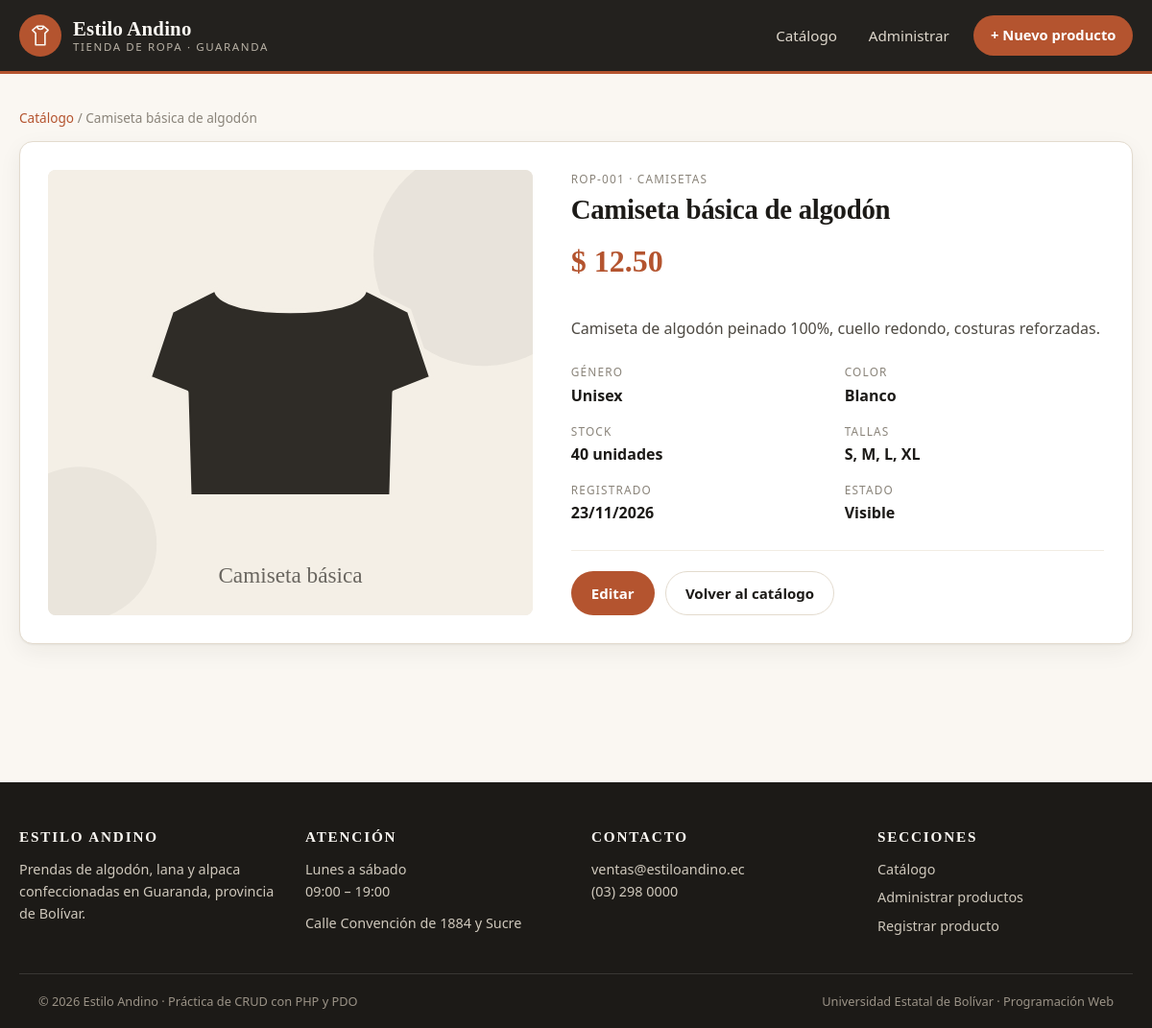
Page /tienda-ropa-MVC/index.php?accion=ver&id=1 on the committed database.
### tables this page shows
CREATE TABLE producto (
    id_producto     INT UNSIGNED  NOT NULL AUTO_INCREMENT,
    codigo          VARCHAR(15)   NOT NULL,       
    nombre          VARCHAR(100)  NOT NULL,
    descripcion     VARCHAR(400)  NULL,
    precio          DECIMAL(8,2)  NOT NULL,
    stock           INT UNSIGNED  NOT NULL DEFAULT 0,
    color           VARCHAR(30)   NULL,
    genero          ENUM('Hombre','Mujer','Unisex','Niño') NOT NULL DEFAULT 'Unisex',
    imagen          VARCHAR(120)  NULL,           
    activo          TINYINT(1)    NOT NULL DEFAULT 1,
    fecha_registro  TIMESTAMP     NOT NULL DEFAULT CURRENT_TIMESTAMP,
    id_categoria    INT UNSIGNED  NOT NULL,
    CONSTRAINT pk_producto PRIMARY KEY (id_producto),
    CONSTRAINT uq_producto_codigo UNIQUE (codigo),
    CONSTRAINT fk_producto_categoria
        FOREIGN KEY (id_categoria) REFERENCES categoria (id_categoria)
        ON UPDATE CASCADE ON DELETE RESTRICT,
    CONSTRAINT ck_producto_precio CHECK (precio > 0),
    INDEX idx_producto_nombre (nombre)
);

CREATE TABLE categoria (
    id_categoria INT UNSIGNED NOT NULL AUTO_INCREMENT,
    nombre       VARCHAR(50)  NOT NULL,
    descripcion  VARCHAR(150) NULL,
    CONSTRAINT pk_categoria PRIMARY KEY (id_categoria),
    CONSTRAINT uq_categoria_nombre UNIQUE (nombre)
);

### tienda-ropa-MVC/controlador/ProductoControlador.php (called while the page is built, shortened)
<?php
class ProductoControlador
{
    private ProductoModelo $productos;
    private CatalogoModelo $catalogo;
    public function __construct(PDO $pdo)
    {
        $this->productos = new ProductoModelo($pdo);
        $this->catalogo  = new CatalogoModelo($pdo);
    }
    public function manejar(string $accion): void
    {
        match ($accion) {
            'catalogo'   => $this->catalogo(),
            'panel'      => $this->panel(),
            'nuevo'      => $this->nuevo(),
            'editar'     => $this->editar(),
            'guardar'    => $this->guardar(),
            'actualizar' => $this->actualizar(),
            'eliminar'   => $this->eliminar(),
            'ver'        => $this->ver(),
            default      => $this->catalogo(),
        };
    }
    private function ver(): void
    {
        $id       = (int) ($_GET['id'] ?? 0);
        $producto = $this->productos->obtener($id);
        $this->render('detalle', [
            'titulo'   => $producto['nombre'],
            'producto' => $producto,
            'tallas'   => $this->catalogo->tallas(),
            'elegidas' => $this->productos->tallasDe($id),
        ]);
    }
    private function render(string $vista, array $datos = []): void
    {
        extract($datos, EXTR_SKIP);
        require __DIR__ . '/../vistas/encabezado.php';
        require __DIR__ . '/../vistas/' . $vista . '.php';
        require __DIR__ . '/../vistas/pie.php';
    }
}

### tienda-ropa-MVC/index.php (called while the page is built, shortened)
<?php
require_once __DIR__ . '/config/conexion.php';
require_once __DIR__ . '/config/utilidades.php';
require_once __DIR__ . '/modelo/ProductoModelo.php';
require_once __DIR__ . '/controlador/ProductoControlador.php';
$pdo         = obtenerConexion();
$controlador = new ProductoControlador($pdo);
$accion = (string) ($_GET['accion'] ?? 'catalogo');
$controlador->manejar($accion);

### tienda-ropa-MVC/modelo/ProductoModelo.php (called while the page is built, shortened)
<?php
class ProductoModelo
{
    private PDO $pdo;
    public function __construct(PDO $pdo)
    {
        $this->pdo = $pdo;
    }
    public function obtener(int $id): ?array
    {
        $sql = 'SELECT p.*, c.nombre AS categoria
                FROM producto p
                INNER JOIN categoria c ON c.id_categoria = p.id_categoria
                WHERE p.id_producto = :id
                LIMIT 1';
        try {
            $sentencia = $this->pdo->prepare($sql);
            $sentencia->bindValue(':id', $id, PDO::PARAM_INT);
            $sentencia->execute();
            $fila = $sentencia->fetch();
            return $fila === false ? null : $fila;
        } catch (PDOException $e) {
            error_log('[ProductoModelo::obtener] ' . $e->getMessage());
            return null;
        }
    }
}

### tienda-ropa-MVC/config/utilidades.php (called while the page is built, shortened)
<?php
function e(?string $texto): string
{
    return htmlspecialchars((string) $texto, ENT_QUOTES, 'UTF-8');
}
function precio(float|string $valor): string
{
    return '$ ' . number_format((float) $valor, 2, '.', ',');
}
function rutaImagen(?string $archivo): string
{
    $archivo = trim((string) $archivo);
    if ($archivo !== '' && file_exists(__DIR__ . '/../img/' . $archivo)) {
        return 'img/' . $archivo;
    }
    return 'img/sin-imagen.svg';
}

### tienda-ropa-MVC/modelo/CatalogoModelo.php (called while the page is built, shortened)
<?php
class CatalogoModelo
{
    private PDO $pdo;
    public function __construct(PDO $pdo)
    {
        $this->pdo = $pdo;
    }
    public function tallas(): array
    {
        try {
            return $this->pdo
                ->query('SELECT id_talla, etiqueta FROM talla ORDER BY id_talla')
                ->fetchAll();
        } catch (PDOException $e) {
            error_log('[CatalogoModelo::tallas] ' . $e->getMessage());
            return [];
        }
    }
}

### tienda-ropa-MVC/vistas/detalle.php (the view)
<?php
$etiquetas = [];
foreach ($tallas as $t) {
    if (in_array((int) $t['id_talla'], $elegidas, true)) {
        $etiquetas[] = $t['etiqueta'];
    }
}
?>
<section class="seccion">
    <nav class="migas">
        <a href="index.php?accion=catalogo">Catálogo</a> / <span><?= e($producto['nombre']) ?></span>
    </nav>
    <div class="ficha">
        <div class="ficha__imagen">
            <img src="<?= e(rutaImagen($producto['imagen'])) ?>" alt="<?= e($producto['nombre']) ?>">
        </div>
        <div class="ficha__datos">
            <p class="tarjeta__codigo"><?= e($producto['codigo']) ?> &middot; <?= e($producto['categoria']) ?></p>
            <h2><?= e($producto['nombre']) ?></h2>
            <p class="precio precio--grande"><?= precio($producto['precio']) ?></p>
            <p class="ficha__texto"><?= e($producto['descripcion']) ?></p>
            <dl class="datos">
                <div><dt>Género</dt><dd><?= e($producto['genero']) ?></dd></div>
                <div><dt>Color</dt><dd><?= e($producto['color'] ?: '—') ?></dd></div>
                <div><dt>Stock</dt><dd><?= (int) $producto['stock'] ?> unidades</dd></div>
                <div><dt>Tallas</dt><dd><?= $etiquetas === [] ? '—' : e(implode(', ', $etiquetas)) ?></dd></div>
                <div><dt>Registrado</dt><dd><?= e(date('d/m/Y', strtotime((string) $producto['fecha_registro']))) ?></dd></div>
                <div><dt>Estado</dt><dd><?= (int) $producto['activo'] === 1 ? 'Visible' : 'Oculto' ?></dd></div>
            </dl>
            <div class="formulario__acciones">
                <a class="boton boton--principal" href="index.php?accion=editar&id=<?= (int) $producto['id_producto'] ?>">Editar</a>
                <a class="boton boton--linea" href="index.php?accion=catalogo">Volver al catálogo</a>
            </div>
        </div>
    </div>
</section>

### tienda-ropa-MVC/css/estilos.css (style rules this page uses)
:root { --tinta: #1c1a17; --tinta-suave: #4d4942; --gris: #8a847a; --papel: #faf7f2; --papel-2: #f2ece3; --blanco: #ffffff; --linea: #e3dbce; --terracota: #b4542f; --terracota-os: #953f1f; --ocre: #c08b2a; --verde: #3f6b4a; --rojo: #a62f2f; --radio: 14px; --radio-chico: 8px; --sombra: 0 1px 2px rgba(28,26,23,.05), 0 8px 24px rgba(28,26,23,.06); --sombra-alta: 0 12px 32px rgba(28,26,23,.14); --ancho: 1180px; --transicion: .18s ease; --fuente-titulo: "Iowan Old Style", "Palatino Linotype", Palatino, Georgia, serif; --fuente-texto: system-ui, -apple-system, "Segoe UI", Roboto, "Helvetica Neue", Arial, sans-serif; }
*, *::before, *::after { box-sizing: border-box; }
body { margin: 0; font-family: var(--fuente-texto); font-size: 16px; line-height: 1.6; color: var(--tinta); background: var(--papel); -webkit-font-smoothing: antialiased; }
h1, h2, h3, h4 { font-family: var(--fuente-titulo); font-weight: 600; line-height: 1.2; margin: 0 0 .4em; letter-spacing: -.01em; }
h2 { font-size: clamp(1.5rem, 2.4vw, 2rem); }
p { margin: 0 0 1em; }
a { color: var(--terracota); text-decoration: none; }
img { max-width: 100%; display: block; }
.seccion { margin-bottom: 3rem; }
.migas { font-size: .85rem; color: var(--gris); margin-bottom: .8rem; }
.boton { display: inline-flex; align-items: center; justify-content: center; gap: .4rem; font-family: inherit; font-size: .94rem; font-weight: 600; padding: .62rem 1.25rem; border: 1px solid transparent; border-radius: 999px; cursor: pointer; transition: var(--transicion); white-space: nowrap; }
.boton--principal { background: var(--terracota); color: var(--blanco); }
.boton--linea { background: transparent; color: var(--tinta); border-color: var(--linea); }
.tarjeta__codigo { font-size: .74rem; letter-spacing: .1em; text-transform: uppercase; color: var(--gris); margin-bottom: .35rem; }
.precio { font-family: var(--fuente-titulo); font-size: 1.3rem; font-weight: 700; display: block; }
.precio--grande { font-size: 2rem; color: var(--terracota); }
.ficha { display: grid; grid-template-columns: 1fr 1.1fr; gap: 2.5rem; background: var(--blanco); border: 1px solid var(--linea); border-radius: var(--radio); padding: 1.8rem; box-shadow: var(--sombra); }
.ficha__imagen { background: var(--papel-2); border-radius: var(--radio-chico); overflow: hidden; }
.ficha__imagen img { width: 100%; height: 100%; object-fit: cover; }
.ficha__texto { color: var(--tinta-suave); }
.datos { display: grid; grid-template-columns: repeat(2, 1fr); gap: .9rem; margin: 1.4rem 0; }
.datos dt { font-size: .74rem; text-transform: uppercase; letter-spacing: .1em; color: var(--gris); }
.datos dd { margin: .15rem 0 0; font-weight: 600; }
.formulario__acciones { display: flex; gap: .7rem; flex-wrap: wrap; margin-top: 1.6rem; padding-top: 1.3rem; border-top: 1px solid var(--papel-2); }

### rows in the picture
producto: nombre "Camiseta básica de algodón", imagen (picture), codigo "ROP-001", id_categoria.nombre "CAMISETAS", precio "$ 12.50", descripcion "Camiseta de algodón peinado 100%, cuello redondo, costuras reforzadas.", genero "Unisex", color "Blanco", stock "40", fecha_registro "23/11/2026"

### other values in the picture
implode(', ', $etiquetas) "S, M, L, XL"
